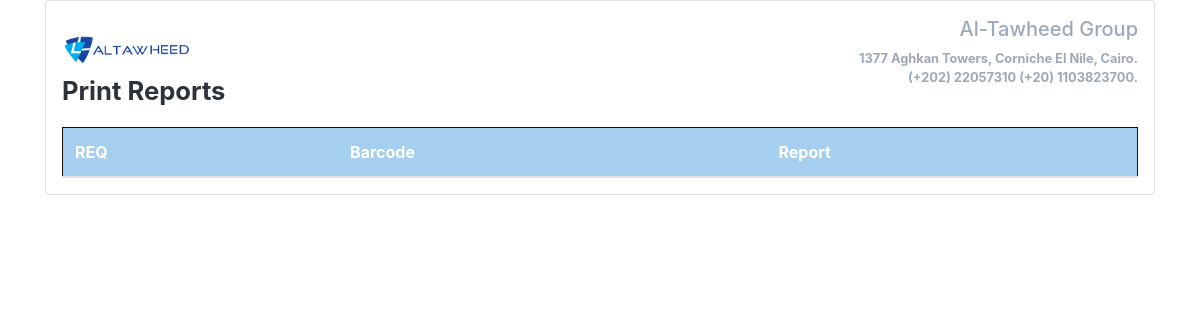
Before: /report/ with the older database file.
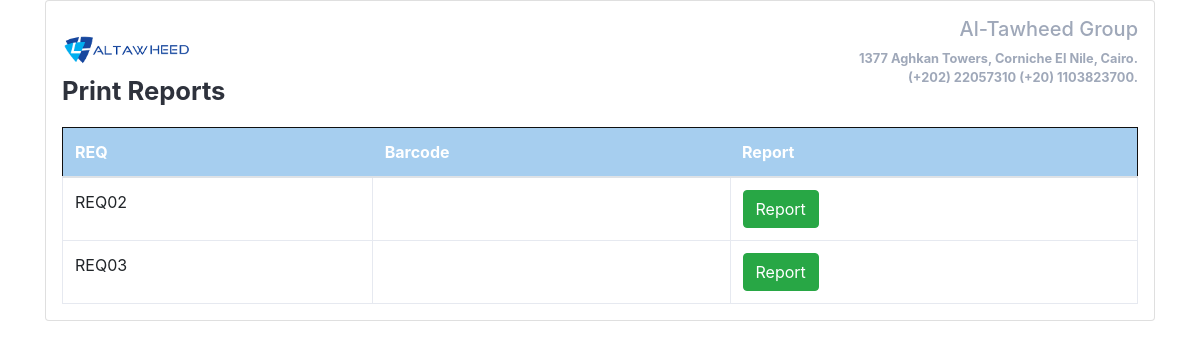
After: the same page with the newer database file.
### Technical/models.py (models this page shows, shortened)
class Report(models.Model):
    request=models.ForeignKey(Request, on_delete=models.SET_NULL,null=True,blank=True,verbose_name=_('Request'),related_name='request_Report')
    product=models.ForeignKey(Product, on_delete=models.SET_NULL,null=True,blank=True,verbose_name=_('Product'),related_name='Report_Product')
    complain=models.TextField(_("Complain"),max_length=500)
    Report=models.TextField(_("Report"),max_length=500)
    advice=models.TextField(_("Advice"), max_length=500)
    note=models.CharField(_("Note"), max_length=50)

class Request(models.Model):
    status=models.CharField(_("Req_Status"), max_length=50,choices=ORDER_STATUS,default=ORDER_STATUS[0])
    client=models.CharField(_("client_kind"), max_length=50,choices=CLIENT_kind,default=ORDER_STATUS[0])
    End_User = models.ForeignKey(End_User, on_delete=models.SET_NULL,null=True,blank=True,verbose_name=_('Client_Name'),related_name='Request_client')
    Vendor = models.ForeignKey(Vendor, on_delete=models.PROTECT,verbose_name=_('Vendor'),related_name='Request_Vendor')
    received_date=models.DateField(_("Received_Date"),default=timezone.now)
    note=models.CharField(_("Note"), max_length=50,default='No_Note')
    def __str__(self):
        return f"REQ0{str(self.id)}"

### Technical/views.py (the view)
# urls.py: path('report/', views.report,name='report'),
def report(request):
    requests=Report.objects.all()
    context={"objects":requests,}
    return render(request, "report.html",context)

### Technical/templates/report.html (shortened to what this page needs)
{% load static %}
<!DOCTYPE html>
<html lang="en, id"  >
  <head>
    <link rel="stylesheet" href="{% static 'css/Technical_Report.css' %}">
    <link rel="stylesheet" href="https://cdn.jsdelivr.net/npm/bootstrap@4.5.3/dist/css/bootstrap.min.css">
  </head>
  <body >
    <div class="container">
      <div class="row gutters">
          <div class="col-xl-12 col-lg-12 col-md-12 col-sm-12 col-12">
            <div class="card">
              <div class="card-body p-0">
                <div class="invoice-container">
                  <div class="invoice-header">
                    <div class="row gutters">
                      <div class="col-xl-6 col-lg-6 col-md-6 col-sm-6">
                        <a href="#" class="invoice-logo">
                          <img src="/static/logo.png" data-holder-rendered="true" /><br>
                          Print Reports
                        </a>
                      </div>
                      <div class="col-lg-6 col-md-6 col-sm-6">
                        <address class="text-right" style="font-weight: bold;">
                          <h5>Al-Tawheed Group</h5>
                          1377 Aghkan Towers, Corniche El Nile, Cairo.<br>
                          (+202) 22057310 (+20) 1103823700.<br>
                        </address>
                      </div>
                    </div>
                  <div class="invoice-body">
                    <div class="row gutters">
                      <div class="col-lg-12 col-md-12 col-sm-12">
                        <div class="table-responsive">
                          <table class="table custom-table m-0">
                            <thead>
                              <tr>
                                <th>REQ</th>
                                <th>Barcode</th>
                                <th>Report</th>
                              </tr>
                            </thead>
                            <tbody>
                              {% for item in objects %}
                              <tr>
                                <td>{{item.request}}</td>
                                <td>{{item.product.barcode}}</td>
                                <td><a href="{% url 'technical' item.id %}"><button type="button" class="btn btn-success">Report</button></a></td>
                              </tr>
                              {% endfor %}
                            </tbody>
                          </table>
                        </div>
                      </div>
                    </div>
                  </div>
                </div>
              </div>
            </div>
          </div>
        </div>
      </div>
  </body>
</html>

Changed rows visible on the page:
added Report: request "REQ02"
added Report: request "REQ03"
